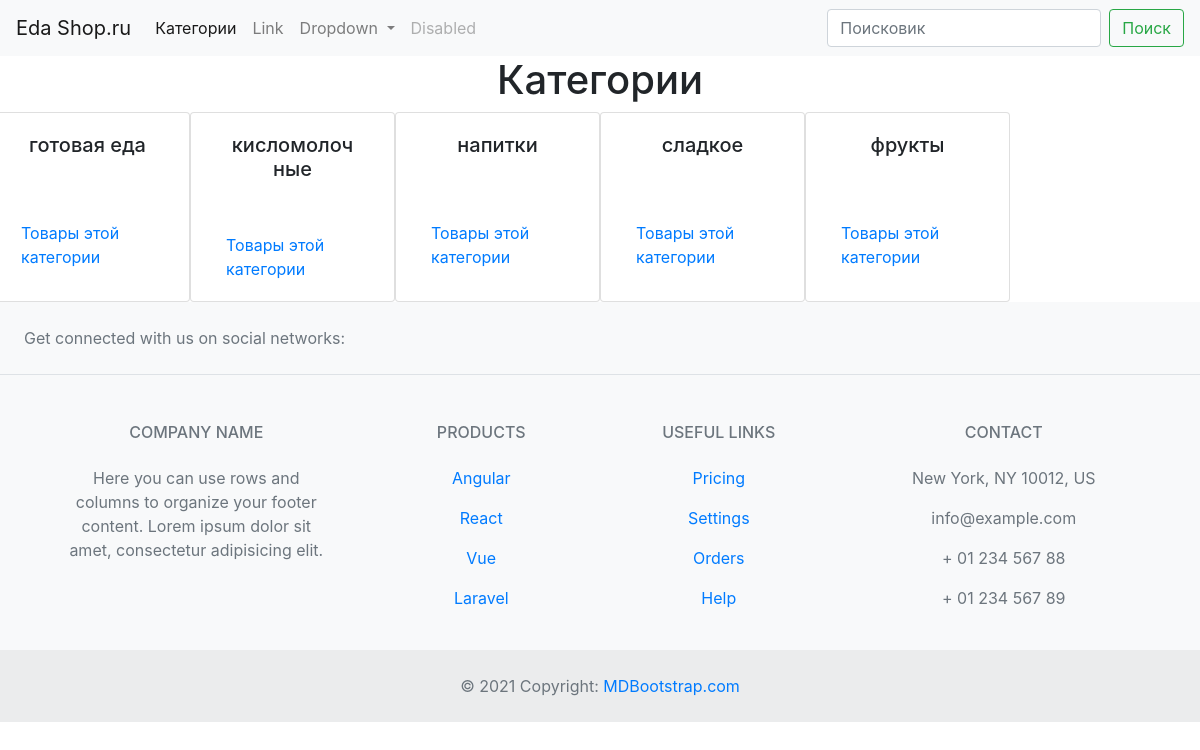
The page /product/all/ on the database its author committed.
### product/models.py (models this page shows, shortened)
class Category(models.Model):
    name = models.CharField(max_length=199,db_index = True)
    slug = models.SlugField(max_length=200,db_index = True,unique=True)
    class Meta:
        ordering = ("name",)
        verbose_name = 'Категория'
        verbose_name_plural = 'Категории'

### product/views.py (the view)
def category(request):
    category = models.Category.objects.all()
    return render(request, 'product/category.html', {'categorys' : category })

### templates/product/category.html (shortened to what this page needs)
{% extends "base.html" %}
{% load static %}
    {% block content %}
<h1 style="text-align:center">Категории</h1>
    <div class="container-category">
      <div class="row">
    {% for category in categorys %}
        <div class="card col-11 col-sm-11 col-md-5 col-lg-2 col-xl-2"   >
          <div class="card-body">
            <h5 class="card-title" style="text-align:center">{{category.name}}</h5>
          </div>
          <div class="card-body">
            <a href="#" class="card-link">Товары этой категории</a>
          </div>
        </div>
    {% endfor %}
          </div>
          </div>
    {% endblock %}

### static/css/index.css (style rules this page uses)
.container-category { max-width: 100%; width: 100%; }

### rows shown on the page
Category: name "готовая еда"
Category: name "кисломолочные"
Category: name "напитки"
Category: name "сладкое"
Category: name "фрукты"
